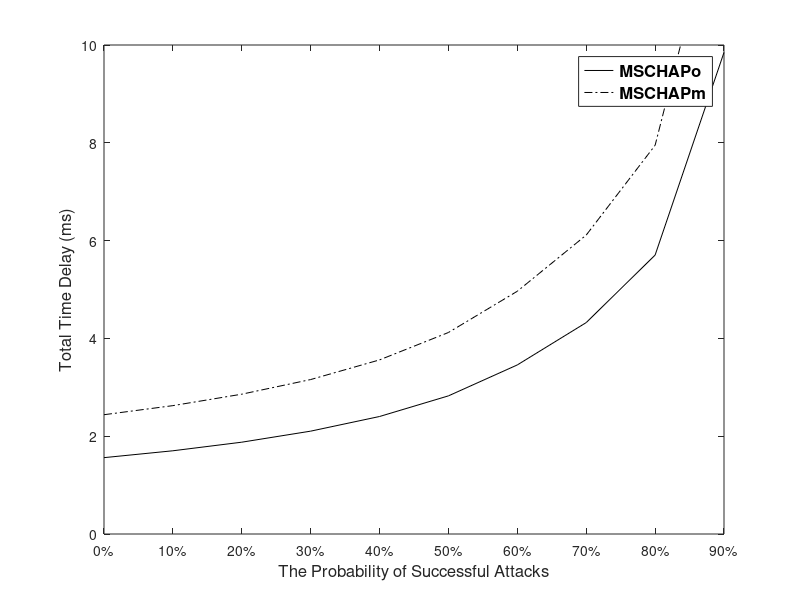

MATLAB code for this plot:
clc;
clear;
 
tsha1= 0.0384; %sha1
tmd4= 0.0476; %md4
tsha256= 0.05;
tdese= 0.29165 %desencryption
tdesd= 0.29165 %desdecryption
trsae= 0.14285 %rsaencryption
trsad= 0.14285 %trsadecryption
 
%MS-CHAPV2 AUTHENTICATION
CHAPo_a = [tsha1+tmd4+3*tdese, trsad, 2*tmd4+tsha1+tsha1, trsae, trsad];
CHAPo_b= [tsha1+tmd4+3*tdese, trsae, 2*tmd4+tsha1+tsha1, trsad, trsae];
CHAPo=[tsha1+tmd4+3*tdese, tsha1+tmd4+3*tdese +3*tdesd, trsae, trsad 2*tmd4+tsha1+tsha1, 2*tmd4+tsha1+tsha1, trsae, trsad, trsae, trsad];
 
%total===============================
for tmp = 2:length(CHAPo_a);
    CHAPo_a (tmp)= CHAPo_a (tmp-1)+ CHAPo_a (tmp);        
end
 
for tmp = 2:length(CHAPo);
    CHAPo (tmp)= CHAPo (tmp-1)+ CHAPo (tmp);        
end
 
%MS-CHAPV2 AUTHENTICATION Modified
CHAPm_a = [2*trsad, 2*trsae+tsha1+tmd4+3*tdese, 2*trsad, tsha256, 2*trsae, 2*trsad];
CHAPm_b= [2*trsae, 2*trsad+tsha1+tmd4+3*tdese, 2*trsae, tsha256,2*trsad, 2*trsae];
CHAPm=[2*trsae,2*trsad, 2*trsae+tsha1+tmd4+3*tdese, 2*trsad+tsha1+tmd4+3*tdese, 2*trsae, 2*trsad, tsha256, tsha256,2*trsae,2*trsad, 2*trsae ]
 
%total===============================
for tmp = 2:length(CHAPm_a);
    CHAPm_a (tmp)= CHAPm_a (tmp-1)+ CHAPm_a (tmp);        
end
 
for tmp = 2:length(CHAPm);
    CHAPm (tmp)= CHAPm (tmp-1)+ CHAPm (tmp);        
end
 
 
total_number = 100000;
unkown_attacks= 0;
y_mschapo = zeros(1,10);
y_mschapm= zeros(1,10);
left_time_mschapo= 0;
left_time_mschapm=0;
n=1;
 
for x=0:0.1:0.9
 
    left_time_mschapo= total_number*(1-x)*CHAPo_a(length(CHAPo_a));
    left_time_mschapm= total_number*(1-x)*CHAPm_a(length(CHAPm_a));
    
   unknown_attacks = uint16(total_number*x);
    
   unexpected_delay_mschapo = randi([1,length(CHAPo_a)],1,unknown_attacks); 
  unexpected_delay_mschapm = randi([1,length(CHAPm_a)],1,unknown_attacks);
  
   attack_total_delay_mschapo= 0;
    attack_total_delay_mschapm= 0;
 
    for i=1:unknown_attacks
 
attack_total_delay_mschapo = attack_total_delay_mschapo + CHAPo_a(unexpected_delay_mschapo(i));
attack_total_delay_mschapm=attack_total_delay_mschapm+CHAPm_a(unexpected_delay_mschapm(i));
 
    end
 
    y_mschapo(n)=(left_time_mschapo+attack_total_delay_mschapo)/(total_number*(1-x));
    y_mschapm(n)=(left_time_mschapm+attack_total_delay_mschapm)/(total_number*(1-x));
    
    n=n+1;
end
 
x=0:0.1:0.9;
%figure;
plot(x,y_mschapo,'-k', x, y_mschapm,'-.k');
set(gca,'XTick',0:0.1:1);
set(gca, 'xticklabel', {'0%','10%','20%','30%','40%','50%','60%','70%','80%','90%','100%'});
% title('Delay','fontsize',12);
xlabel('The Probability of Successful Attacks','fontsize',12);
ylabel('Total Time Delay (ms)','fontsize',12);
legend({'MSCHAPo', 'MSCHAPm'},'FontSize',12,'FontWeight','bold');
axis([0,0.9,0,10]);
 